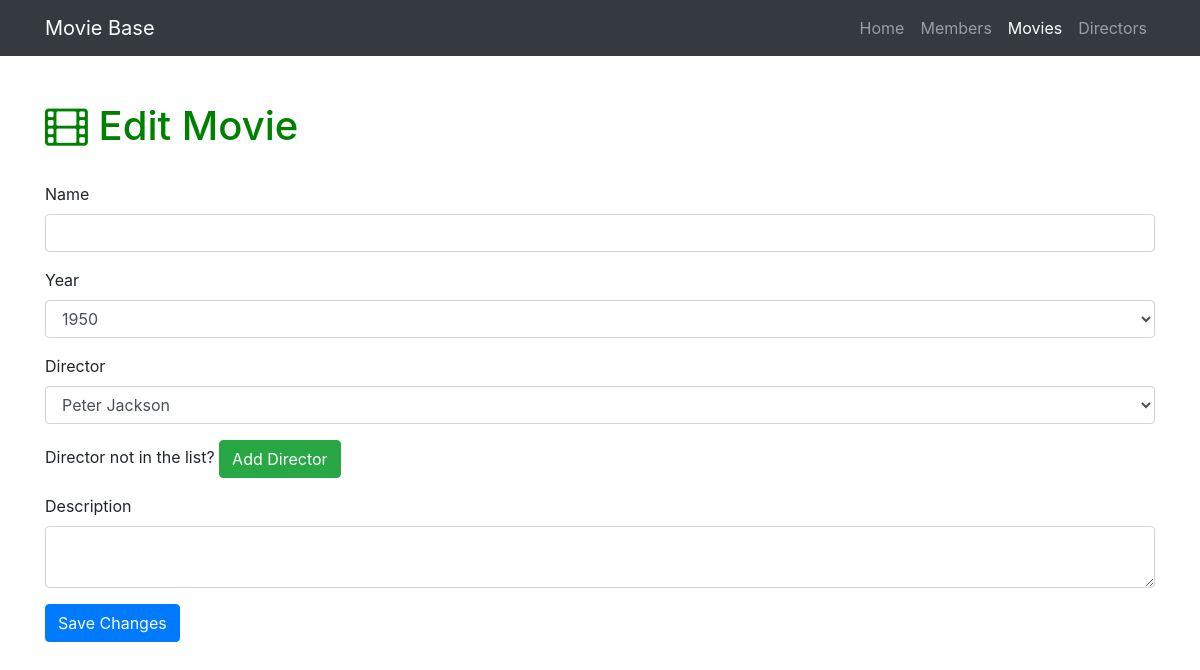
Page /movies/edit/1 on the earlier database version.
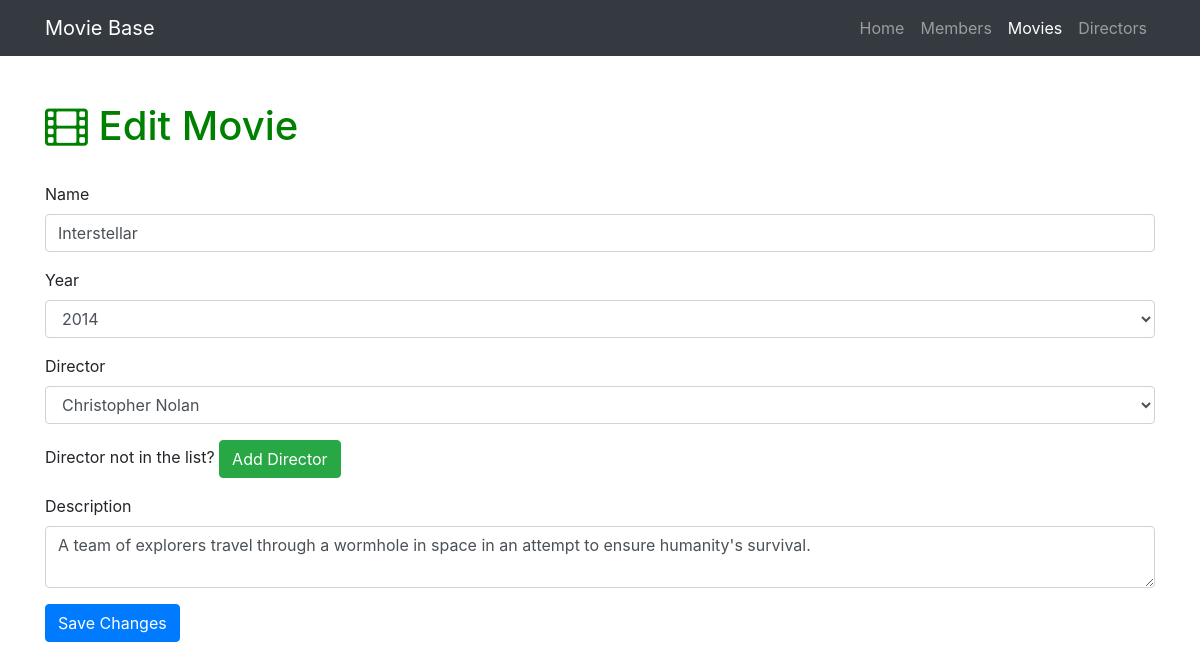
Same page on the later database version.
### moviebase.py (models this page shows)
class Movie(db.Model):
    __tablename__ = 'movie'
    id = db.Column(db.Integer, primary_key=True)
    name = db.Column(db.String(256))
    year = db.Column(db.Integer)
    about = db.Column(db.Text)
    director_id = db.Column(db.Integer, db.ForeignKey('director.id'))

### moviebase.py (the view, shortened to what this page needs)
@app.route('/movies/edit/<int:id>', methods=['GET', 'POST'])
def edit_movies(id):
    movie = Movie.query.filter_by(id=id).first()
    director = Director.query.all()
    if request.method == 'GET':
        return render_template('movies-edit.html', movie=movie, director=director)

### templates/movies-edit.html (shortened to what this page needs)
{% extends "home-base.html" %}
{% block head %}
{{super()}}
{% endblock %}
{% block active_tab %}
<li class="nav-item">
  <a class="nav-link" href="/">Home</a>
</li>
<li class="nav-item">
  <a class="nav-link" href="/about">Members</a>
</li>
<li class="nav-item active">
  <a class="nav-link" href="/movies">Movies</a>
</li>
<li class="nav-item">
  <a class="nav-link" href="/directors">Directors</a>
</li>
{% endblock %}
{% block page_content %}
<div class="container">
  <div class="row">
    <div class="col-lg-12">
      <h1 class="mt-5"><i class="fa fa-film" aria-hidden="true"></i> Edit Movie</h1><br>
      <form action="/movies/edit/{{movie.id}}" method="post">
        <div class="form-group">
          <label>Name</label>
          <input class="form-control" type="text" name="name" value="{{movie.name}}" required="true">
        </div>
        <div class="form-group">
          <label>Year</label>
          <select class="form-control" name="year">
            {% for i in range(1950, 2025) %}
              {% if i == movie.year %}
                <option selected="selected">{{i}}</option>
              {% else %}
                <option>{{i}}</option>
              {% endif %}
            {% endfor %}
          </select>
        </div>
        <div class="form-group">
          <label>Director</label>
          <select class="form-control" name="director">
            {% for director in director %}
              {% if director == movie.director %}
                <option selected="selected">{{director.name}}</option>
              {% else %}
                <option>{{director.name}}</option>
              {% endif %}
            {% endfor %}
          </select>
        </div>
        <div class="form-group">
          Director not in the list? <a href="/artist/add" class="btn btn-success" role="button" aria-disabled="true">Add Director</a>
        </div>
        <div class="form-group">
          <label>Description</label>
          <textarea class="form-control" name="about" required="true">{{movie.about}}</textarea>
        </div>
        <button type="submit" class="btn btn-primary">Save Changes</button>
      </form>
    </div>
  </div>
</div>
{% endblock %}

Differences in the rows shown:
added Movie: name "Interstellar", year "2014", about "A team of explorers travel through a wormhole in space in an attempt to ensure humanity's survival."
Other differences:
form field director: "Peter Jackson" → "Christopher Nolan"
form field year: "1950" → (not shown)
